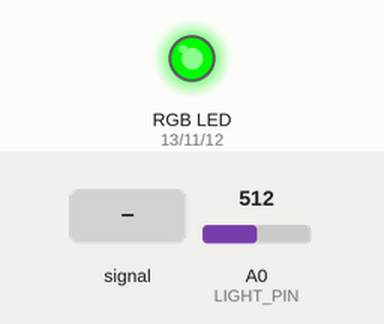
This sketch was run on a simulated Arduino Uno, built with avr-gcc and run on an emulated ATmega328P. Parts: an RGB LED mixed from three pins (HIGH = lit). The inputs (shaded band) are chosen by the test bench; at power-on: A0 (LIGHT_PIN) = 512. Dim RGB values are drawn brighter than linear.

Above: at 1.2 s.
1.3 s: A0 (LIGHT_PIN) fed a 200 Hz sine of ±255 counts around its level
At 1.82 s:
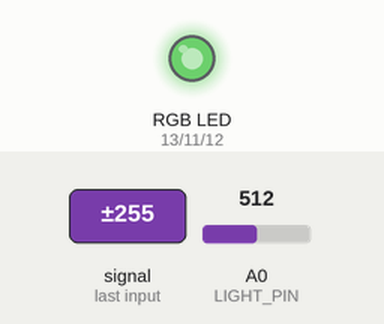
4.3 s: A0 (LIGHT_PIN) set to 716
5.8 s: A0 (LIGHT_PIN) fed a 1000 Hz sine of ±255 counts around its level
At 7.0 s:
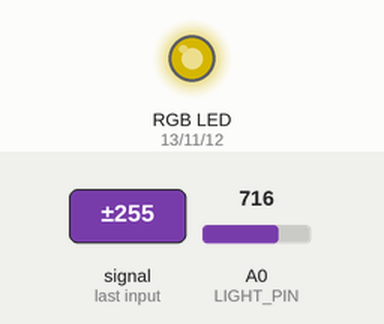
7.3 s: A0 (LIGHT_PIN) set to 306
At 7.6 s:
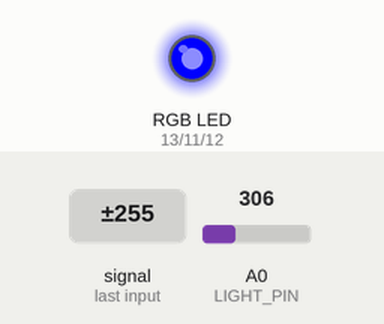
8.8 s: A0 (LIGHT_PIN) fed a 2 Hz sine of ±306 counts around its level
At 10.68 s:
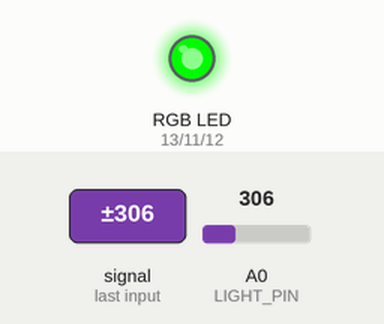
11.8 s: A0 (LIGHT_PIN) fed a 50 Hz sine of ±306 counts around its level
Timing chart, 0 to 14.3 s (numbered marks = the images above; inputs shaded):
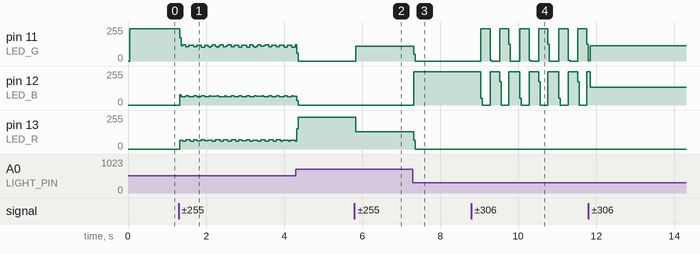

Measured:
- after the input at 5.8 s, pin 11 (LED_G): 0/255 → 111/255 at once; pin 13 (LED_R): 238/255 → 130/255 at once
- after the input at 7.3 s, pin 11 (LED_G): 111/255 → 0/255 at once; pin 12 (LED_B): 0/255 → 250/255 at once; pin 13 (LED_R): 130/255 → 0/255 at once
- after the input at 8.8 s, pin 12 (LED_B): ramps from 250/255 to 0/255 and jumps back, once every 0.48 s

The sketch:

rgb.ino
```cpp
// C++ code
//

#define LED_R 13
#define LED_B 12
#define LED_G 11

#define LIGHT_PIN A0


void setup()
{
  pinMode(LED_R, OUTPUT);
  pinMode(LED_G, OUTPUT);
  pinMode(LED_B, OUTPUT);
}

void loop()
{
  int lightReading = analogRead(LIGHT_PIN);
  int color = map(lightReading, 0, 679, 1, 3);
  turnOnLED(color);
}

void turnOffLEDs(){
  	digitalWrite(LED_R, LOW);
  	digitalWrite(LED_G, LOW);
  	digitalWrite(LED_B, LOW);

}

void turnOnLED(int color){
  turnOffLEDs();
  if(color == 1){
  	digitalWrite(LED_B, HIGH);
  } else if(color == 2){
  	digitalWrite(LED_G, HIGH);
  } else {
  	digitalWrite(LED_R, HIGH);
  }
}
```
